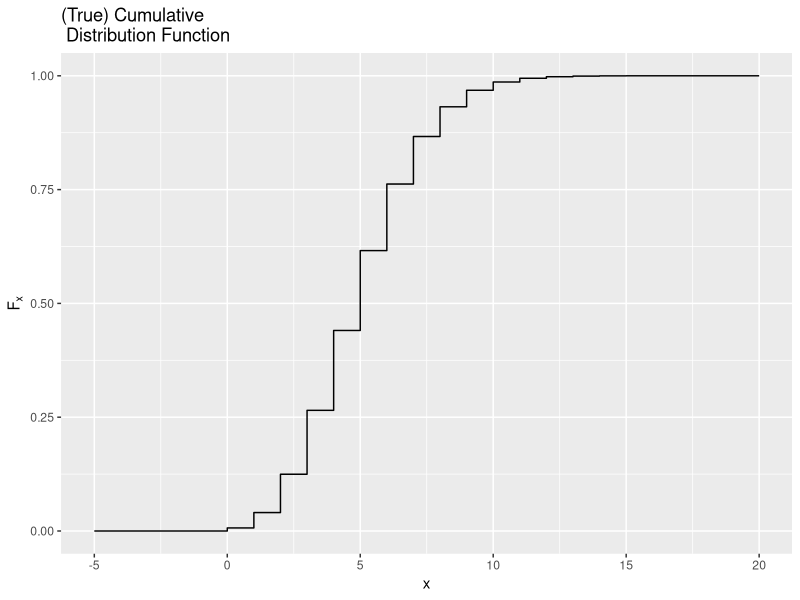
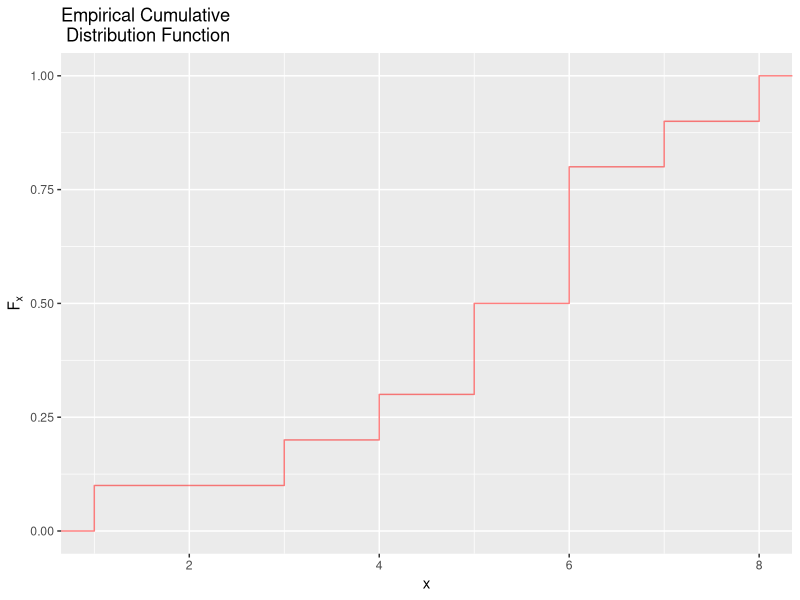
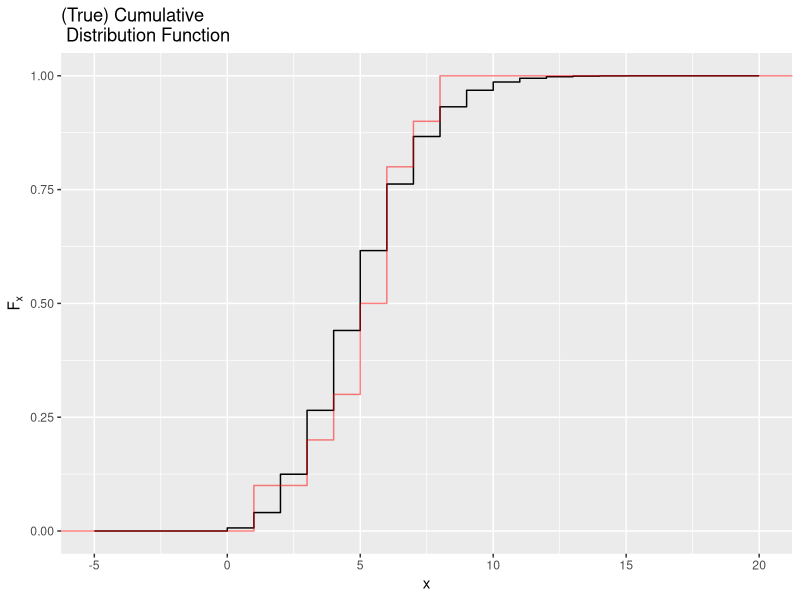

Source code (R) for these figures, in order: (Note: this script raises an error after producing the figures.)
## CLT for empirical cumulative distribution function (ecdf)                 ##
## Markus Stein
## 15/03/2019
##

## loading packages
library(ggplot2)
library(dplyr)

## Poisson case
# set up
lambda <- 5                 # parameter
x <- -5:20                  # subset of possible x's
Fx <- ppois(x, lambda)      # true cdf
df <- data.frame(x, Fx)     

# true cdf plot
plotcdf <- ggplot(df, aes(x, Fx)) + geom_step() + labs(title="(True) Cumulative \n Distribution Function", y = expression(F[x]), x = "x")
plotcdf

# sampling from poisson
nsim <- 100                 # number of samples to be drawn
n <- 10                     # sample size
xgen <- rpois(n, lambda)
dfgen <- data.frame(xgen)

# empirical cdf plot  
plotecdf <- ggplot(dfgen, aes(xgen)) + stat_ecdf(colour="red", alpha = 0.5) + labs(title="Empirical Cumulative \n Distribution Function", y = expression(F[x]), x = "x")
plotecdf

# plot both true and empirical cdf
plotboth <- ggplot() + geom_step(aes(x, Fx), df) + stat_ecdf(aes(xgen), dfgen, colour = "red", alpha = 0.5) + labs(title="(True) Cumulative \n Distribution Function", y = expression(F[x]), x = "x")
plotboth

# plot one sample incresing n
plot0 <- ggplot() 
xgen <- rpois(n, lambda)
dfgen <- data.frame(xgen, g = 1)
for(i in 1:n){
  # print(plotfixedn + stat_ecdf(aes(xgen), dfgen, colour = "red", alpha = 0.5))
  plotn <- plot0 + stat_ecdf(aes(xgen), dfgen[1:i,], colour = "red", alpha = 0.5)
  print(plotn + addtrue + labs(title=paste("Cumulative Distribution Function - n = ", i), y = expression(F[x]), x = "x"))
}

# plot multiple samples with fixed n
plotfixedn <- ggplot() 
addtrue <- geom_step(aes(x, Fx), df)
xgen <- rpois(n * nsim, lambda)
dfgen <- data.frame(xgen, g = factor(rep(1:nsim, rep(n, nsim))))
for(i in 1:nsim){
  # print(plotfixedn + stat_ecdf(aes(xgen), dfgen, colour = "red", alpha = 0.5))
  plotfixedn <- plotfixedn + stat_ecdf(aes(xgen), dfgen[1:(i*n),], colour = "red", alpha = 0.2)
  print(plotfixedn + addtrue + labs(title=paste("Cumulative Distribution Function \n", i, " samples"), y = expression(F[x]), x = "x"))
}


# ggplotly... gganimate...
